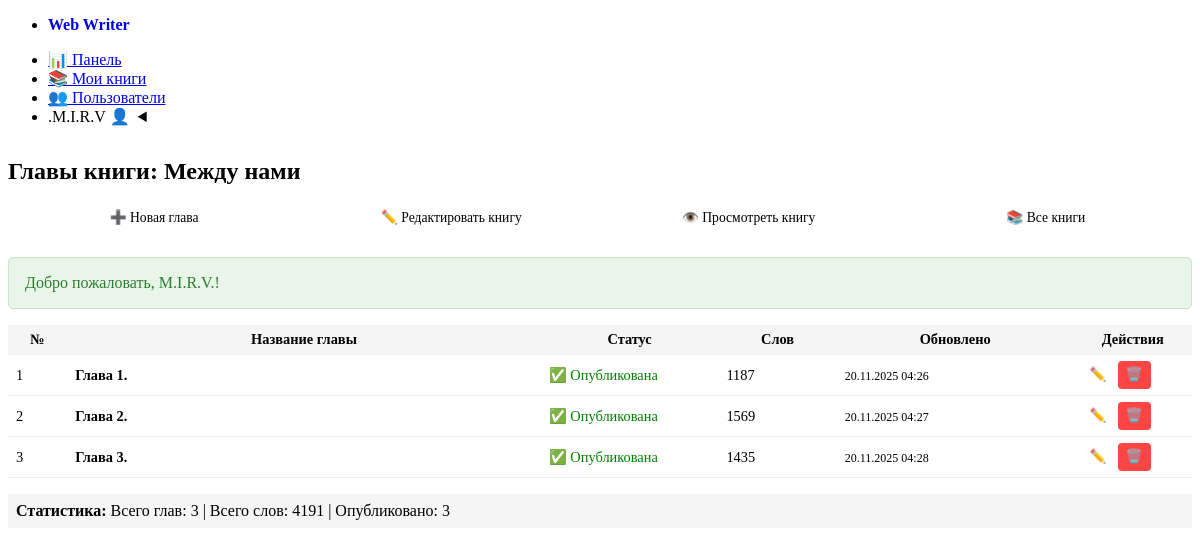
The app's page /chapters.php?book_id=3 (signed in) with its own data.
### tables this page shows
CREATE TABLE `books` (
  `id` int(11) NOT NULL AUTO_INCREMENT,
  `title` varchar(255) NOT NULL,
  `description` text DEFAULT NULL,
  `genre` varchar(100) DEFAULT NULL,
  `cover_image` varchar(500) DEFAULT NULL,
  `user_id` int(11) NOT NULL,
  `series_id` int(11) DEFAULT NULL,
  `sort_order_in_series` int(11) DEFAULT NULL,
  `created_at` timestamp NOT NULL DEFAULT current_timestamp(),
  `updated_at` timestamp NOT NULL DEFAULT current_timestamp() ON UPDATE current_timestamp(),
  `share_token` varchar(32) DEFAULT NULL,
  `published` tinyint(1) NOT NULL DEFAULT 0,
  PRIMARY KEY (`id`),
  UNIQUE KEY `share_token` (`share_token`),
  KEY `user_id` (`user_id`),
  KEY `series_id` (`series_id`),
  CONSTRAINT `books_ibfk_1` FOREIGN KEY (`user_id`) REFERENCES `users` (`id`) ON DELETE CASCADE,
  CONSTRAINT `books_ibfk_2` FOREIGN KEY (`series_id`) REFERENCES `series` (`id`) ON DELETE SET NULL
);

CREATE TABLE `chapters` (
  `id` int(11) NOT NULL AUTO_INCREMENT,
  `book_id` int(11) NOT NULL,
  `title` varchar(255) NOT NULL,
  `content` text NOT NULL,
  `word_count` int(11) DEFAULT 0,
  `sort_order` int(11) NOT NULL DEFAULT 0,
  `status` enum('draft','published') DEFAULT 'draft',
  `created_at` timestamp NOT NULL DEFAULT current_timestamp(),
  `updated_at` timestamp NOT NULL DEFAULT current_timestamp() ON UPDATE current_timestamp(),
  PRIMARY KEY (`id`),
  KEY `book_id` (`book_id`),
  CONSTRAINT `chapters_ibfk_1` FOREIGN KEY (`book_id`) REFERENCES `books` (`id`) ON DELETE CASCADE
);

### config/config.php (called while the page is built, shortened)
<?php
require_once __DIR__ . '/../includes/functions.php';
spl_autoload_register(function ($class_name) {
    $model_file = __DIR__ . '/../models/' . $class_name . '.php';
});
?>

### models/Book.php (called while the page is built, shortened)
<?php
class Book {
    private $pdo;
    public function __construct($pdo) {
        $this->pdo = $pdo;
    }
    public function findById($id) {
        $stmt = $this->pdo->prepare("SELECT * FROM books WHERE id = ?");
        $stmt->execute([$id]);
        return $stmt->fetch(PDO::FETCH_ASSOC);
    }
}
?>

### includes/functions.php (called while the page is built, shortened)
<?php
function e($string) {
    return htmlspecialchars($string, ENT_QUOTES, 'UTF-8');
}
?>

### models/Chapter.php (called while the page is built, shortened)
<?php
class Chapter {
    private $pdo;
    public function __construct($pdo) {
        $this->pdo = $pdo;
    }
    public function findByBook($book_id) {
        $stmt = $this->pdo->prepare("
            SELECT * FROM chapters
            WHERE book_id = ?
            ORDER BY sort_order, created_at
        ");
        $stmt->execute([$book_id]);
        return $stmt->fetchAll(PDO::FETCH_ASSOC);
    }
}
?>

### chapters.php (the view, shortened to what this page needs)
<?php
require_once 'config/config.php';
$book_id = $_GET['book_id'] ?? null;
$bookModel = new Book($pdo);
$chapterModel = new Chapter($pdo);
$book = $bookModel->findById($book_id);
$chapters = $chapterModel->findByBook($book_id);
include 'views/header.php';
?>
<div style="margin-bottom: 1rem;">
    <h1 style="margin: 0 0 0.5rem 0; font-size: 1.5rem;">Главы книги: <?= e($book['title']) ?></h1>
    <div style="display: flex; gap: 5px; flex-wrap: wrap;">
        <a href="chapter_edit.php?book_id=<?= $book_id ?>" class="adaptive-button">➕ Новая глава</a>
        <a href="book_edit.php?id=<?= $book_id ?>" class="adaptive-button secondary">✏️ Редактировать книгу</a>
        <a href="view_book.php?share_token=<?= $book['share_token'] ?>" class="adaptive-button secondary" target="_blank">👁️ Просмотреть книгу</a>
        <a href="books.php" class="adaptive-button secondary">📚 Все книги</a>
    </div>
</div>
<?php if (isset($_SESSION['success'])): ?>
    <div class="alert alert-success">
        <?= e($_SESSION['success']) ?>
    </div>
<?php endif; ?>
<?php if (empty($chapters)): ?>
    <div style="text-align: center; padding: 2rem; background: #f9f9f9; border-radius: 5px; margin-top: 1rem;">
        <h3>В этой книге пока нет глав</h3>
        <p>Создайте первую главу для вашей книги</p>
        <a href="chapter_edit.php?book_id=<?= $book_id ?>" class="adaptive-button">📝 Создать первую главу</a>
    </div>
<?php else: ?>
    <div style="overflow-x: auto; margin-top: 1rem;">
        <table class="compact-table">
            <thead>
                <tr>
                    <th style="width: 5%;">№</th>
                    <th style="width: 40%;">Название главы</th>
                    <th style="width: 15%;">Статус</th>
                    <th style="width: 10%;">Слов</th>
                    <th style="width: 20%;">Обновлено</th>
                    <th style="width: 10%;">Действия</th>
                </tr>
            </thead>
            <tbody>
                <?php foreach ($chapters as $index => $chapter): ?>
                <tr>
                    <td><?= $index + 1 ?></td>
                    <td>
                        <strong><?= e($chapter['title']) ?></strong>
                    </td>
                    <td>
                        <span style="color: <?= $chapter['status'] == 'published' ? 'green' : 'orange' ?>">
                            <?= $chapter['status'] == 'published' ? '✅ Опубликована' : '📝 Черновик' ?>
                        </span>
                    </td>
                    <td><?= $chapter['word_count'] ?></td>
                    <td>
                        <small><?= date('d.m.Y H:i', strtotime($chapter['updated_at'])) ?></small>
                    </td>
                    <td>
                        <div style="display: flex; gap: 3px; flex-wrap: wrap;">
                            <a href="chapter_edit.php?id=<?= $chapter['id'] ?>" class="compact-button secondary" title="Редактировать">
                                ✏️
                            </a>
                            <form method="post" action="chapter_delete.php" style="display: inline;" onsubmit="return confirm('Вы уверены, что хотите удалить эту главу? Это действие нельзя отменить.');">
                                <button type="submit" class="compact-button secondary" style="background: #ff4444; border-color: #ff4444; color: white;" title="Удалить">
                                    🗑️
                                </button>
                            </form>
                        </div>
                    </td>
                </tr>
                <?php endforeach; ?>
            </tbody>
        </table>
    </div>
    <div style="margin-top: 1rem; padding: 0.5rem; background: #f5f5f5; border-radius: 3px;">
        <strong>Статистика:</strong>
        Всего глав: <?= count($chapters) ?> |
        Всего слов: <?= array_sum(array_column($chapters, 'word_count')) ?> |
        Опубликовано: <?= count(array_filter($chapters, function($ch) { return $ch['status'] == 'published'; })) ?>
    </div>
<?php endif; ?>
<?php include 'views/footer.php'; ?>

### assets/css/style.css (style rules this page uses)
h1, h2, h3, h4, h5, h6 { margin-bottom: 1rem; }
.alert { padding: 1rem; margin: 1rem 0; border-radius: 5px; }
.alert-success { background: #e8f5e8; color: #2e7d32; border: 1px solid #c8e6c9; }
.compact-button { padding: 3px 8px !important; font-size: 0.85rem; text-decoration: none; display: inline-flex !important; align-items: center; justify-content: center; border: 1px solid var(--secondary); border-radius: 4px; background: var(--secondary); color: var(--secondary-inverse); cursor: pointer; height: 28px !important; box-sizing: border-box; line-height: 1 !important; vertical-align: middle; }
.compact-table { width: 100%; font-size: 0.9rem; border-collapse: collapse; }
.compact-table th, .compact-table td { padding: 6px 8px; border-bottom: 1px solid #eee; }
.compact-table th { background: #f5f5f5; font-weight: bold; }
.adaptive-button { padding: 8px 12px !important; font-size: 0.85rem; text-decoration: none; display: inline-flex; align-items: center; justify-content: center; border: 1px solid var(--secondary); border-radius: 4px; background: var(--secondary); color: var(--secondary-inverse); cursor: pointer; box-sizing: border-box; text-align: center; white-space: normal; word-break: break-word; min-height: 44px; flex: 1; min-width: 120px; margin: 2px; }

### records on screen
books: title "Между нами"
chapters: title "Глава 1.", status "✅ Опубликована", word_count "1187", updated_at "20.11.2025 04:26"
chapters: title "Глава 2.", status "✅ Опубликована", word_count "1569", updated_at "20.11.2025 04:27"
chapters: title "Глава 3.", status "✅ Опубликована", word_count "1435", updated_at "20.11.2025 04:28"

### other values on screen
APP_NAME "Web Writer"
$_SESSION['display_name'] "M.I.R.V."
$_SESSION['success'] "Добро пожаловать, M.I.R.V.!"
count($chapters) "3"
array_sum(array_column($chapters, 'word_count')) "4191"
